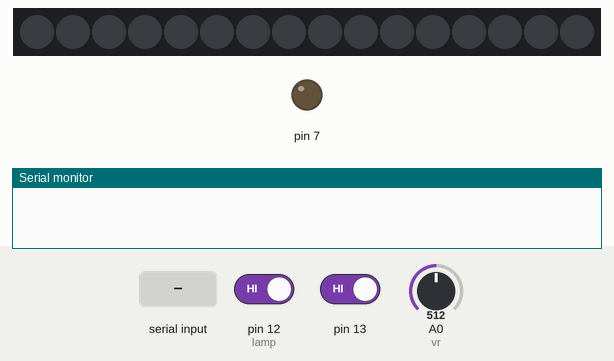
Simulated run of this sketch. Board: Arduino Uno, built with avr-gcc and run on an emulated ATmega328P. On the bench: 16 RGB LEDs in strip order, left to right, output pins drawn as LEDs (lit = HIGH), the last lines printed to the serial monitor. The inputs (shaded band) are chosen by the test bench; at power-on: pin 13 HIGH, pin 12 (lamp) HIGH, A0 (vr) = 512. Dim RGB values are drawn brighter than linear.

Above: at 1.2 s.
1.3 s: "C" received over the second serial link
At 1.9 s:
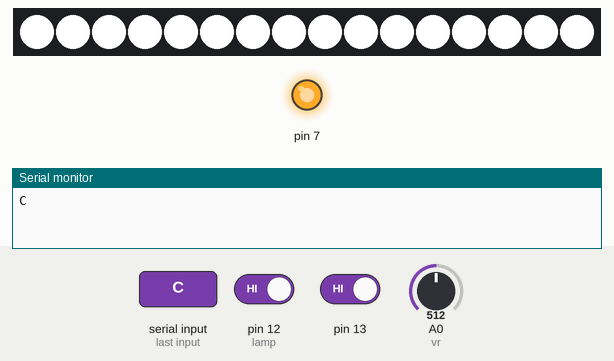
2.8 s: pin 13 driven LOW
At 4.6 s:
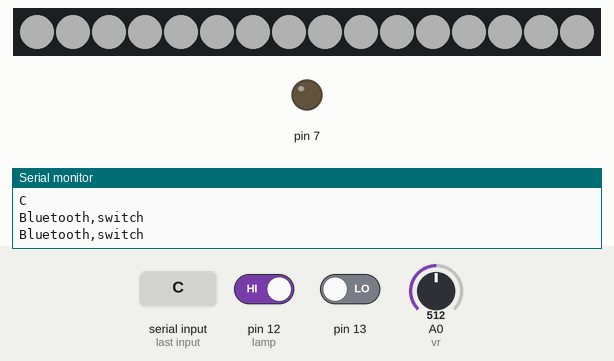
5.8 s: pin 12 (lamp) driven LOW
At 8.1 s:
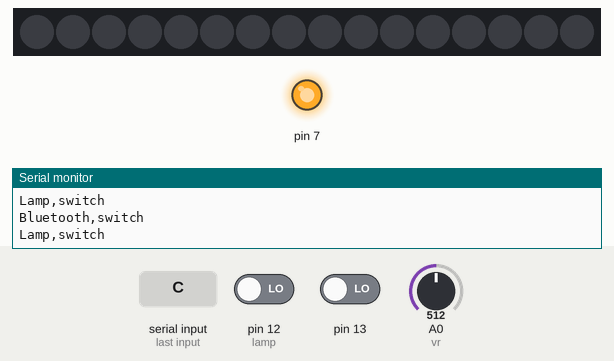
8.8 s: pin 12 (lamp) driven HIGH
At 10.6 s:
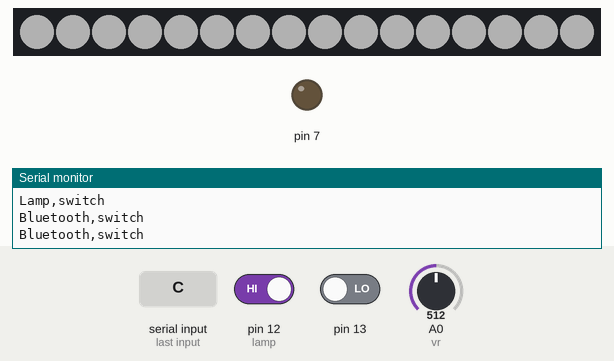
11.8 s: "0" received over the second serial link
At 13.3 s:
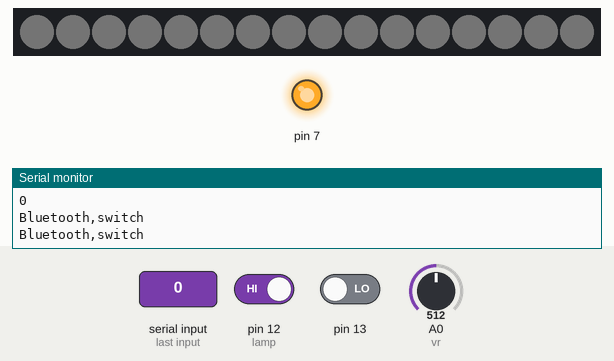
14.8 s: pin 13 driven HIGH
At 16.1 s:
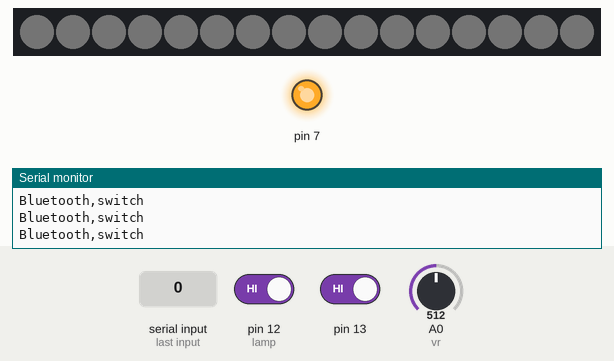
Timing chart, 0 to 17.3 s (numbered marks = the images above; inputs shaded):
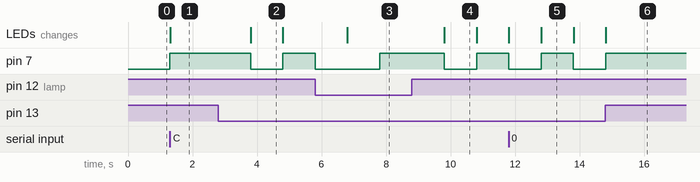

The sketch:

Lamp.ino
```cpp
#include <SoftwareSerial.h>
#include <Adafruit_NeoPixel.h>
// 宣告藍牙變數(Tx, Rx)
SoftwareSerial HM10(2, 3);
// 宣告WS2812變數(燈泡數, pin)
Adafruit_NeoPixel pixels(16, 6);
// 宣告變數 vr(可變電阻)
const byte vr = A0;
// 宣告變數 bluetoothOnOff(藍牙狀態), lampOnOff(檯燈狀態)
bool bluetoothOnOff = false;
bool lampOnOff = false;
// 藍牙特徵值
char appData;
String appString = "";
// 亮度
int ledBright = 0;

void setup() {
  // 13：藍牙開關, 12：檯燈開關
  pinMode(13, INPUT);
  pinMode(12, INPUT);
  // 7：藍牙狀態燈
  pinMode(7, OUTPUT);
  // 啟動藍牙及監控視窗
  HM10.begin(9600);
  Serial.begin(9600);
  // 啟動WS2812及清除狀態
  pixels.begin();
  pixels.clear();
}

void loop() {
  HM10.listen();
  HM10.setTimeout(100);

  bluetooth();
  lamp();
}

void lamp() {
  if (digitalRead(12) == LOW) {
    lampOnOff = !lampOnOff;
    Serial.println("Lamp,switch");
    delay(1000);
  }
  if (lampOnOff == false) {
    setLight(0);
  } else {
    if (bluetoothOnOff == false) {
      int vrValue = analogRead(vr);
      vrValue = ((vrValue / 4) - 90) * 1.5;
      setLight(vrValue);
    } else {
      setLight(ledBright);
    }
  }
}

void bluetooth() {
  if (digitalRead(13) == LOW) {
    bluetoothOnOff = !bluetoothOnOff;
    Serial.println("Bluetooth,switch");
    delay(1000);
  }
  if (bluetoothOnOff == false) {
    digitalWrite(7, LOW);
  } else {
    digitalWrite(7, HIGH);
  }
  if (HM10.available()) {
    appData = HM10.read();
    appString = String(appData);
    if (appString == "A") {
      lampOnOff = false;
      ledBright = 0;
      Serial.println("A");
    }
    if (appString == "B") {
      lampOnOff = true;
      ledBright = 255;
      Serial.println("B");
    }
    if (appString == "C") {
      bluetoothOnOff = true;
      lampOnOff = true;
      ledBright = 255;
      Serial.println("C");
    }
    if (appString == "0") {
      ledBright = 1;
      Serial.println("0");
    }
    if (appString == "1") {
      ledBright = 51;
      Serial.println("1");
    }
    if (appString == "2") {
      ledBright = 102;
      Serial.println("2");
    }
    if (appString == "3") {
      ledBright = 153;
      Serial.println("3");
    }
    if (appString == "4") {
      ledBright = 204;
      Serial.println("4");
    }
    if (appString == "5") {
      ledBright = 255;
      Serial.println("5");
    }
  }
}

void setLight(int bright) {
  for(int i=0; i<16; i++) { //設定「每一顆」燈的顏色
  	pixels.setPixelColor(i, pixels.Color(255, 255, 255)); //設定燈的顏色
  }
  pixels.setBrightness(bright);
  pixels.show();
}
```

Measured:
- after the input at 1.3 s, pin 7: LOW → HIGH at once; the LEDs: change at once (image 1)
- after the input at 2.8 s, pin 7: HIGH → LOW after 1.0 s, → HIGH 1.0 s later; the LEDs: change after 1.0 s (image 2)
- after the input at 5.8 s, the LEDs: change after 1.0 s (image 3)
- after the input at 8.8 s, the LEDs: change after 1.0 s (image 4)
- after the input at 11.8 s, the LEDs: first differ from a run without the input after 1.0 s (image 5)
- after the input at 14.8 s, pin 7: goes on until 14.8 s, then stays HIGH
